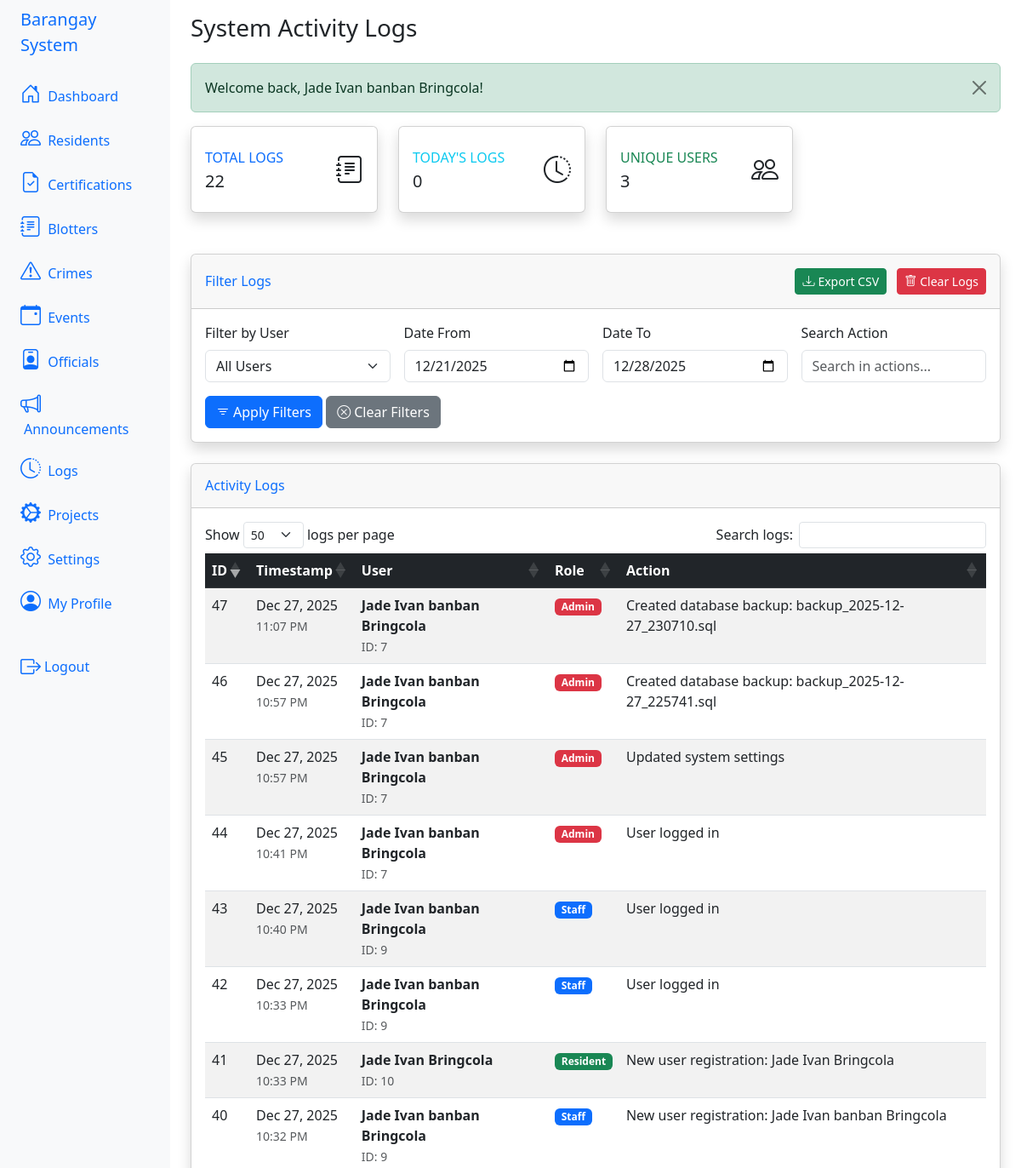
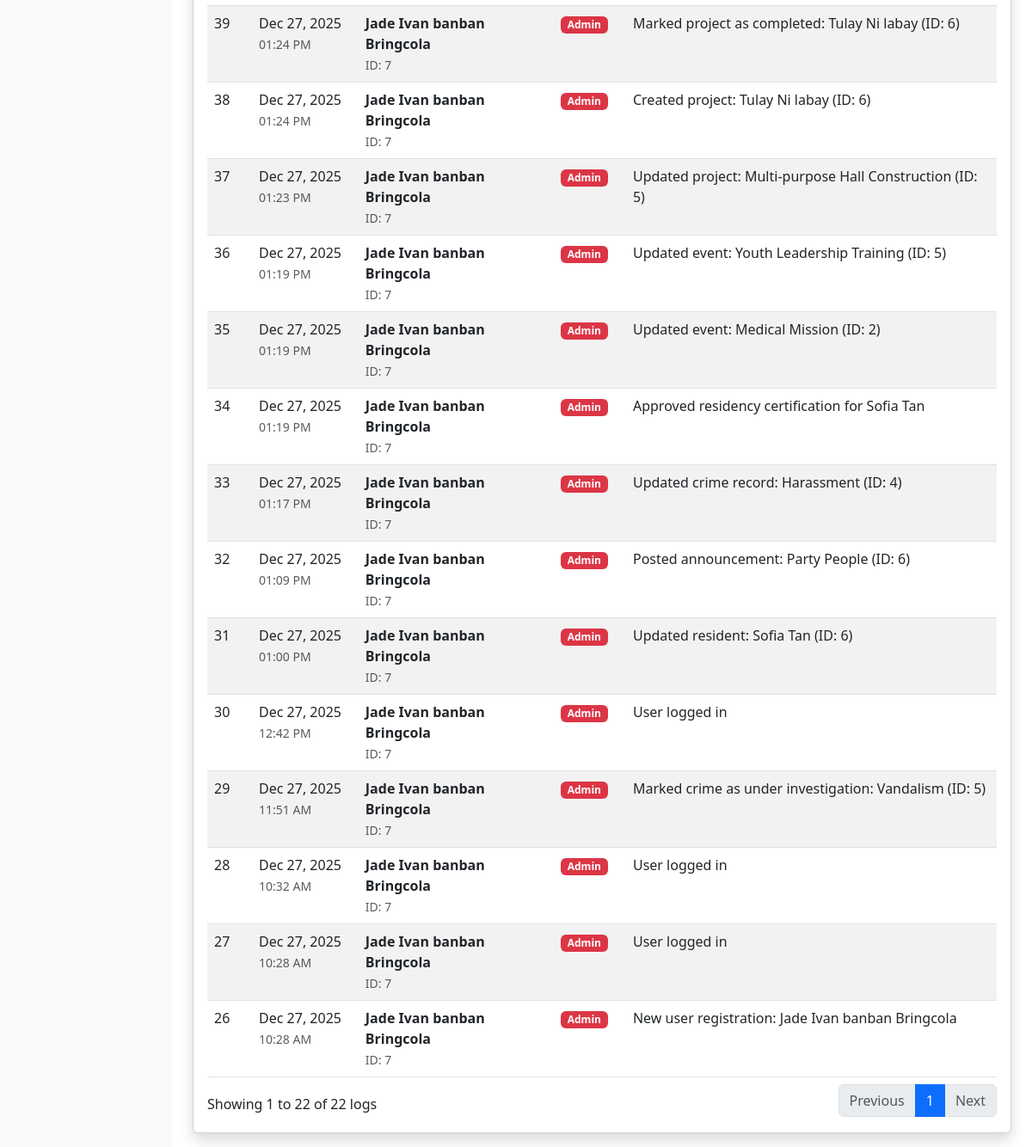
/index.php?action=logs (signed in), run on the app's committed database (2 pictures, top to bottom).
### tables this page shows
CREATE TABLE IF NOT EXISTS `tbl_logs` (
  `id` int NOT NULL AUTO_INCREMENT,
  `user_id` int NOT NULL,
  `action` text NOT NULL,
  `timestamp` timestamp NULL DEFAULT CURRENT_TIMESTAMP,
  PRIMARY KEY (`id`),
  KEY `user_id` (`user_id`),
  CONSTRAINT `tbl_logs_ibfk_1` FOREIGN KEY (`user_id`) REFERENCES `tbl_users` (`id`) ON DELETE CASCADE
);

CREATE TABLE IF NOT EXISTS `tbl_users` (
  `id` int NOT NULL AUTO_INCREMENT,
  `full_name` varchar(255) NOT NULL,
  `email` varchar(255) NOT NULL,
  `password` varchar(255) NOT NULL,
  `role` enum('resident','staff','admin') NOT NULL,
  `created_at` timestamp NULL DEFAULT CURRENT_TIMESTAMP,
  PRIMARY KEY (`id`),
  UNIQUE KEY `email` (`email`)
);

### app/views/logs/logs.php (the view, shortened to what this page needs)
<div class="container-fluid">
  <h1 class="h3 mb-4 text-gray-800">System Activity Logs</h1>
  <?php if (isset($_SESSION['success'])): ?>
    <div class="alert alert-success alert-dismissible fade show" role="alert">
      <?php echo $_SESSION['success'];
      unset($_SESSION['success']); ?>
      <button type="button" class="btn-close" data-bs-dismiss="alert" aria-label="Close"></button>
    </div>
  <?php endif; ?>
  <div class="row mb-4">
    <div class="col-xl-3 col-md-6 mb-4">
      <div class="card border-left-primary shadow h-100 py-2">
        <div class="card-body">
          <div class="row no-gutters align-items-center">
            <div class="col mr-2">
              <div class="text-xs font-weight-bold text-primary text-uppercase mb-1">
                Total Logs
              </div>
              <div class="h5 mb-0 font-weight-bold text-gray-800">
                <?php echo count($logs ?? []); ?>
              </div>
            </div>
            <div class="col-auto">
              <i class="bi bi-journal-text fs-2 text-gray-300"></i>
            </div>
          </div>
        </div>
      </div>
    </div>
    <div class="col-xl-3 col-md-6 mb-4">
      <div class="card border-left-info shadow h-100 py-2">
        <div class="card-body">
          <div class="row no-gutters align-items-center">
            <div class="col mr-2">
              <div class="text-xs font-weight-bold text-info text-uppercase mb-1">
                Today's Logs
              </div>
              <div class="h5 mb-0 font-weight-bold text-gray-800">
                <?php
                $today = date('Y-m-d');
                $todayLogs = array_filter($logs ?? [], function ($log) use ($today) {
                  return date('Y-m-d', strtotime($log['timestamp'])) === $today;
                });
                echo count($todayLogs);
                ?>
              </div>
            </div>
            <div class="col-auto">
              <i class="bi bi-clock-history fs-2 text-gray-300"></i>
            </div>
          </div>
        </div>
      </div>
    </div>
    <div class="col-xl-3 col-md-6 mb-4">
      <div class="card border-left-success shadow h-100 py-2">
        <div class="card-body">
          <div class="row no-gutters align-items-center">
            <div class="col mr-2">
              <div class="text-xs font-weight-bold text-success text-uppercase mb-1">
                Unique Users
              </div>
              <div class="h5 mb-0 font-weight-bold text-gray-800">
                <?php
                $userIds = [];
                if (!empty($logs)) {
                  foreach ($logs as $log) {
                    $userIds[$log['user_id']] = true;
                  }
                }
                echo count($userIds);
                ?>
              </div>
            </div>
            <div class="col-auto">
              <i class="bi bi-people fs-2 text-gray-300"></i>
            </div>
          </div>
        </div>
      </div>
    </div>
  </div>
  <div class="card shadow mb-4">
    <div class="card-header py-3 d-flex justify-content-between align-items-center">
      <h6 class="m-0 font-weight-bold text-primary">Filter Logs</h6>
      <div>
        <a href="index.php?action=logs&sub=export&format=csv" class="btn btn-sm btn-success me-2">
          <i class="bi bi-download me-1"></i>Export CSV
        </a>
        <?php if ($_SESSION['role'] === 'admin'): ?>
          <a href="index.php?action=logs&sub=clear" class="btn btn-sm btn-danger">
            <i class="bi bi-trash me-1"></i>Clear Logs
          </a>
        <?php endif; ?>
      </div>
    </div>
    <div class="card-body">
      <form method="GET" action="index.php" class="row g-3">
        <div class="col-md-3">
          <label for="user_id" class="form-label">Filter by User</label>
          <select class="form-select" id="user_id" name="user_id">
            <option value="">All Users</option>
          </select>
        </div>
        <div class="col-md-3">
          <label for="date_from" class="form-label">Date From</label>
          <input type="date" class="form-control" id="date_from" name="date_from"
            value="<?php echo htmlspecialchars($_GET['date_from'] ?? ''); ?>">
        </div>
        <div class="col-md-3">
          <label for="date_to" class="form-label">Date To</label>
          <input type="date" class="form-control" id="date_to" name="date_to"
            value="<?php echo htmlspecialchars($_GET['date_to'] ?? ''); ?>">
        </div>
        <div class="col-md-3">
          <label for="search" class="form-label">Search Action</label>
          <input type="text" class="form-control" id="search" name="search"
            value="<?php echo htmlspecialchars($_GET['search'] ?? ''); ?>"
            placeholder="Search in actions...">
        </div>
        <div class="col-md-12">
          <button type="submit" class="btn btn-primary">
            <i class="bi bi-filter me-1"></i>Apply Filters
          </button>
          <a href="index.php?action=logs" class="btn btn-secondary">
            <i class="bi bi-x-circle me-1"></i>Clear Filters
          </a>
        </div>
      </form>
    </div>
  </div>
  <div class="card shadow">
    <div class="card-header py-3">
      <h6 class="m-0 font-weight-bold text-primary">Activity Logs</h6>
    </div>
    <div class="card-body">
      <div class="table-responsive">
        <table class="table table-striped table-hover" id="logsTable">
          <thead class="table-dark">
            <tr>
              <th>ID</th>
              <th>Timestamp</th>
              <th>User</th>
              <th>Role</th>
              <th>Action</th>
            </tr>
          </thead>
          <tbody>
            <?php if (!empty($logs)): ?>
              <?php foreach ($logs as $log): ?>
                <tr>
                  <td><?php echo htmlspecialchars($log['id']); ?></td>
                  <td>
                    <div><?php echo date('M d, Y', strtotime($log['timestamp'])); ?></div>
                    <small class="text-muted"><?php echo date('h:i A', strtotime($log['timestamp'])); ?></small>
                  </td>
                  <td>
                    <div class="fw-bold"><?php echo htmlspecialchars($log['user_name']); ?></div>
                    <small class="text-muted">ID: <?php echo $log['user_id']; ?></small>
                  </td>
                  <td>
                    <?php
                    $roleClass = [
                      'admin' => 'danger',
                      'staff' => 'primary',
                      'resident' => 'success'
                    ][$log['user_role']] ?? 'secondary';
                    ?>
                    <span class="badge bg-<?php echo $roleClass; ?>">
                      <?php echo ucfirst(htmlspecialchars($log['user_role'])); ?>
                    </span>
                  </td>
                  <td>
                    <div class="log-action">
                      <?php echo htmlspecialchars($log['action']); ?>
                    </div>
                  </td>
                </tr>
              <?php endforeach; ?>
            <?php endif; ?>
          </tbody>
        </table>
      </div>
    </div>
  </div>
</div>

### data on the page
tbl_logs: id "47", timestamp "Dec 27, 2025", timestamp "11:07 PM", user.full_name "Jade Ivan banban Bringcola", user "7", user.role "Admin", action "Created database backup: backup_2025-12-27_230710.sql"
tbl_logs: id "46", timestamp "Dec 27, 2025", timestamp "10:57 PM", user.full_name "Jade Ivan banban Bringcola", user "7", user.role "Admin", action "Created database backup: backup_2025-12-27_225741.sql"
tbl_logs: id "45", timestamp "Dec 27, 2025", timestamp "10:57 PM", user.full_name "Jade Ivan banban Bringcola", user "7", user.role "Admin", action "Updated system settings"
tbl_logs: id "44", timestamp "Dec 27, 2025", timestamp "10:41 PM", user.full_name "Jade Ivan banban Bringcola", user "7", user.role "Admin", action "User logged in"
tbl_logs: id "43", timestamp "Dec 27, 2025", timestamp "10:40 PM", user.full_name "Jade Ivan banban Bringcola", user "9", user.role "Staff", action "User logged in"
tbl_logs: id "42", timestamp "Dec 27, 2025", timestamp "10:33 PM", user.full_name "Jade Ivan banban Bringcola", user "9", user.role "Staff", action "User logged in"
tbl_logs: id "41", timestamp "Dec 27, 2025", timestamp "10:33 PM", user.full_name "Jade Ivan Bringcola", user "10", user.role "Resident", action "New user registration: Jade Ivan Bringcola"
tbl_logs: id "40", timestamp "Dec 27, 2025", timestamp "10:32 PM", user.full_name "Jade Ivan banban Bringcola", user "9", user.role "Staff", action "New user registration: Jade Ivan banban Bringcola"
tbl_logs: id "39", timestamp "Dec 27, 2025", timestamp "01:24 PM", user.full_name "Jade Ivan banban Bringcola", user "7", user.role "Admin", action "Marked project as completed: Tulay Ni labay (ID: 6)"
tbl_logs: id "38", timestamp "Dec 27, 2025", timestamp "01:24 PM", user.full_name "Jade Ivan banban Bringcola", user "7", user.role "Admin", action "Created project: Tulay Ni labay (ID: 6)"
tbl_logs: id "37", timestamp "Dec 27, 2025", timestamp "01:23 PM", user.full_name "Jade Ivan banban Bringcola", user "7", user.role "Admin", action "Updated project: Multi-purpose Hall Construction (ID: 5)"
tbl_logs: id "36", timestamp "Dec 27, 2025", timestamp "01:19 PM", user.full_name "Jade Ivan banban Bringcola", user "7", user.role "Admin", action "Updated event: Youth Leadership Training (ID: 5)"
tbl_logs: id "35", timestamp "Dec 27, 2025", timestamp "01:19 PM", user.full_name "Jade Ivan banban Bringcola", user "7", user.role "Admin", action "Updated event: Medical Mission (ID: 2)"
tbl_logs: id "34", timestamp "Dec 27, 2025", timestamp "01:19 PM", user.full_name "Jade Ivan banban Bringcola", user "7", user.role "Admin", action "Approved residency certification for Sofia Tan"
tbl_logs: id "33", timestamp "Dec 27, 2025", timestamp "01:17 PM", user.full_name "Jade Ivan banban Bringcola", user "7", user.role "Admin", action "Updated crime record: Harassment (ID: 4)"
tbl_logs: id "32", timestamp "Dec 27, 2025", timestamp "01:09 PM", user.full_name "Jade Ivan banban Bringcola", user "7", user.role "Admin", action "Posted announcement: Party People (ID: 6)"
tbl_logs: id "31", timestamp "Dec 27, 2025", timestamp "01:00 PM", user.full_name "Jade Ivan banban Bringcola", user "7", user.role "Admin", action "Updated resident: Sofia Tan (ID: 6)"
tbl_logs: id "30", timestamp "Dec 27, 2025", timestamp "12:42 PM", user.full_name "Jade Ivan banban Bringcola", user "7", user.role "Admin", action "User logged in"
tbl_logs: id "29", timestamp "Dec 27, 2025", timestamp "11:51 AM", user.full_name "Jade Ivan banban Bringcola", user "7", user.role "Admin", action "Marked crime as under investigation: Vandalism (ID: 5)"
tbl_logs: id "28", timestamp "Dec 27, 2025", timestamp "10:32 AM", user.full_name "Jade Ivan banban Bringcola", user "7", user.role "Admin", action "User logged in"
tbl_logs: id "27", timestamp "Dec 27, 2025", timestamp "10:28 AM", user.full_name "Jade Ivan banban Bringcola", user "7", user.role "Admin", action "User logged in"
tbl_logs: id "26", timestamp "Dec 27, 2025", timestamp "10:28 AM", user.full_name "Jade Ivan banban Bringcola", user "7", user.role "Admin", action "New user registration: Jade Ivan banban Bringcola"

### other printed values
$_SESSION['success'] "Welcome back, Jade Ivan banban Bringcola!"
count($logs ?? []) "22"
count($todayLogs) "0"
count($userIds) "3"
